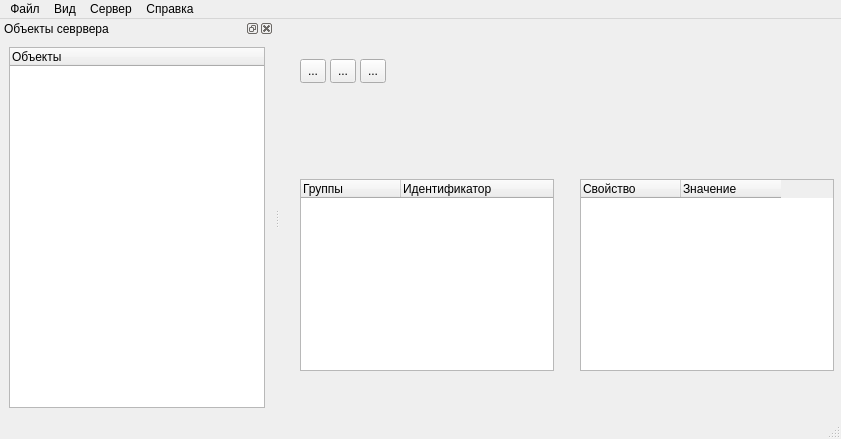
<?xml version="1.0" encoding="UTF-8"?>
<ui version="4.0">
 <class>MainWindow</class>
 <widget class="QMainWindow" name="MainWindow">
  <property name="geometry">
   <rect>
    <x>0</x>
    <y>0</y>
    <width>841</width>
    <height>439</height>
   </rect>
  </property>
  <property name="windowTitle">
   <string>Консоль администрирования</string>
  </property>
  <widget class="QWidget" name="centralwidget">
   <widget class="QToolButton" name="toolButton">
    <property name="geometry">
     <rect>
      <x>20</x>
      <y>40</y>
      <width>26</width>
      <height>24</height>
     </rect>
    </property>
    <property name="text">
     <string>...</string>
    </property>
   </widget>
   <widget class="QToolButton" name="toolButton_2">
    <property name="geometry">
     <rect>
      <x>50</x>
      <y>40</y>
      <width>26</width>
      <height>24</height>
     </rect>
    </property>
    <property name="text">
     <string>...</string>
    </property>
   </widget>
   <widget class="QToolButton" name="toolButton_3">
    <property name="geometry">
     <rect>
      <x>80</x>
      <y>40</y>
      <width>26</width>
      <height>24</height>
     </rect>
    </property>
    <property name="text">
     <string>...</string>
    </property>
   </widget>
   <widget class="QTreeWidget" name="treeChannels">
    <property name="geometry">
     <rect>
      <x>20</x>
      <y>160</y>
      <width>254</width>
      <height>192</height>
     </rect>
    </property>
    <column>
     <property name="text">
      <string>Группы</string>
     </property>
    </column>
    <column>
     <property name="text">
      <string>Идентификатор</string>
     </property>
    </column>
   </widget>
   <widget class="QTableWidget" name="listChildSrvObjects">
    <property name="geometry">
     <rect>
      <x>300</x>
      <y>160</y>
      <width>254</width>
      <height>192</height>
     </rect>
    </property>
    <column>
     <property name="text">
      <string>Свойство</string>
     </property>
     <property name="textAlignment">
      <set>AlignLeading|AlignVCenter</set>
     </property>
    </column>
    <column>
     <property name="text">
      <string>Значение</string>
     </property>
     <property name="textAlignment">
      <set>AlignJustify|AlignVCenter</set>
     </property>
    </column>
   </widget>
  </widget>
  <widget class="QMenuBar" name="menubar">
   <property name="geometry">
    <rect>
     <x>0</x>
     <y>0</y>
     <width>841</width>
     <height>22</height>
    </rect>
   </property>
   <widget class="QMenu" name="menu">
    <property name="title">
     <string>Файл</string>
    </property>
    <addaction name="action_4"/>
   </widget>
   <widget class="QMenu" name="mnuView">
    <property name="title">
     <string>Вид</string>
    </property>
   </widget>
   <widget class="QMenu" name="mnuService">
    <property name="title">
     <string>Сервер</string>
    </property>
    <addaction name="mnuOptions"/>
    <addaction name="separator"/>
    <addaction name="mnuStartSession"/>
    <addaction name="mnuDisconnect"/>
    <addaction name="separator"/>
    <addaction name="mnuServerRun"/>
    <addaction name="mnuServerStop"/>
   </widget>
   <widget class="QMenu" name="menu_4">
    <property name="title">
     <string>Справка</string>
    </property>
    <addaction name="action"/>
   </widget>
   <addaction name="menu"/>
   <addaction name="mnuView"/>
   <addaction name="mnuService"/>
   <addaction name="menu_4"/>
  </widget>
  <widget class="QStatusBar" name="statusbar"/>
  <widget class="QDockWidget" name="dockSrvObjects">
   <property name="windowTitle">
    <string>Объекты севрвера</string>
   </property>
   <attribute name="dockWidgetArea">
    <number>1</number>
   </attribute>
   <widget class="QWidget" name="dockWidgetContents">
    <layout class="QGridLayout" name="gridLayout_2">
     <item row="0" column="0">
      <widget class="QTreeWidget" name="treeSrvObjects">
       <column>
        <property name="text">
         <string notr="true">Объекты</string>
        </property>
       </column>
      </widget>
     </item>
    </layout>
   </widget>
  </widget>
  <action name="action">
   <property name="text">
    <string>О программе ...</string>
   </property>
  </action>
  <action name="mnuOptions">
   <property name="text">
    <string>Параметры</string>
   </property>
  </action>
  <action name="mnuObjectTree">
   <property name="checkable">
    <bool>true</bool>
   </property>
   <property name="checked">
    <bool>true</bool>
   </property>
   <property name="text">
    <string>Дерево объектов</string>
   </property>
  </action>
  <action name="action_4">
   <property name="text">
    <string>Закрыть</string>
   </property>
  </action>
  <action name="mnuStartSession">
   <property name="text">
    <string>Подключится</string>
   </property>
  </action>
  <action name="mnuDisconnect">
   <property name="text">
    <string>Отключится</string>
   </property>
  </action>
  <action name="mnuServerRun">
   <property name="text">
    <string>Запустить</string>
   </property>
  </action>
  <action name="mnuServerStop">
   <property name="text">
    <string>Остановить</string>
   </property>
  </action>
 </widget>
 <resources/>
 <connections/>
</ui>
